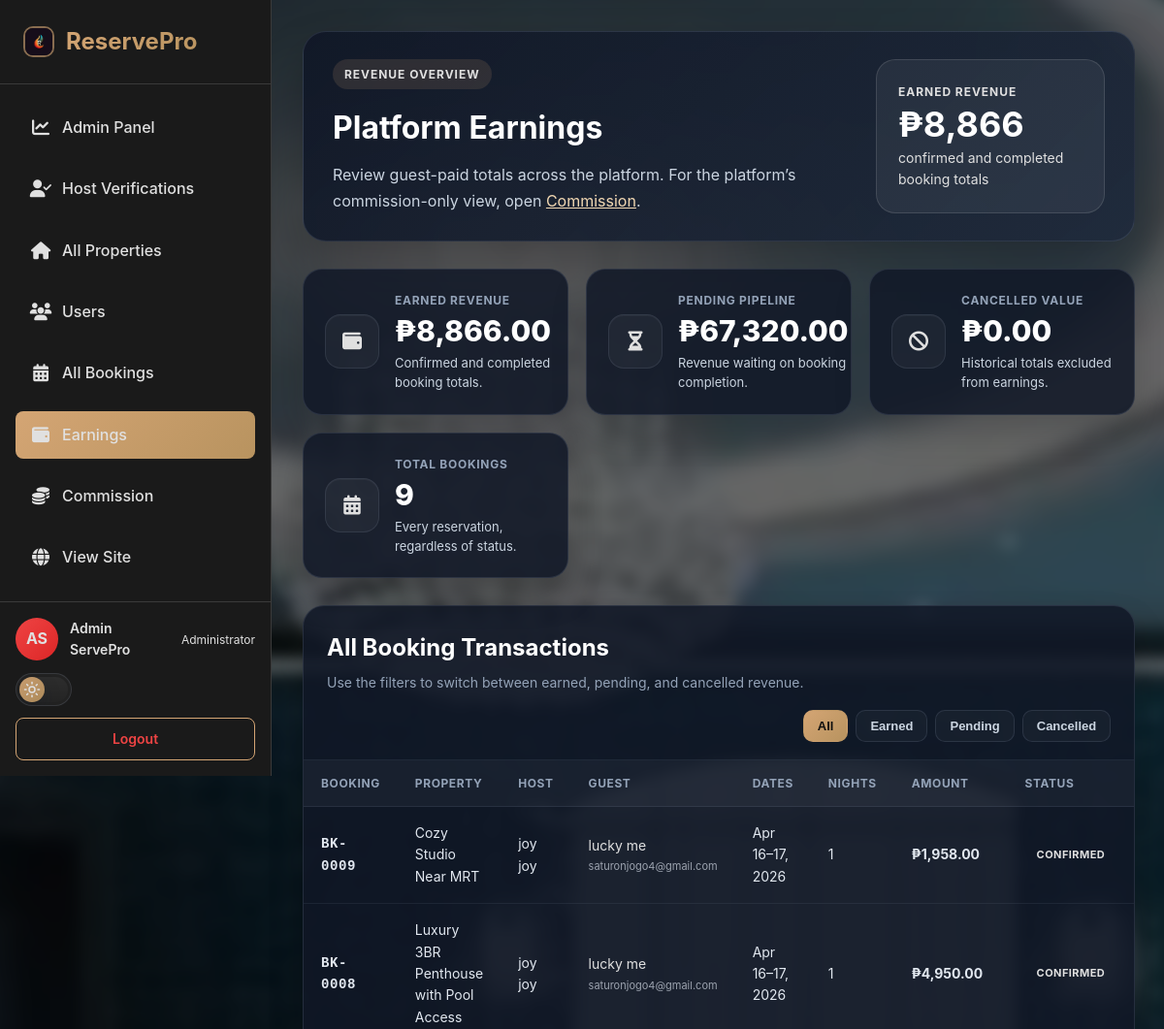
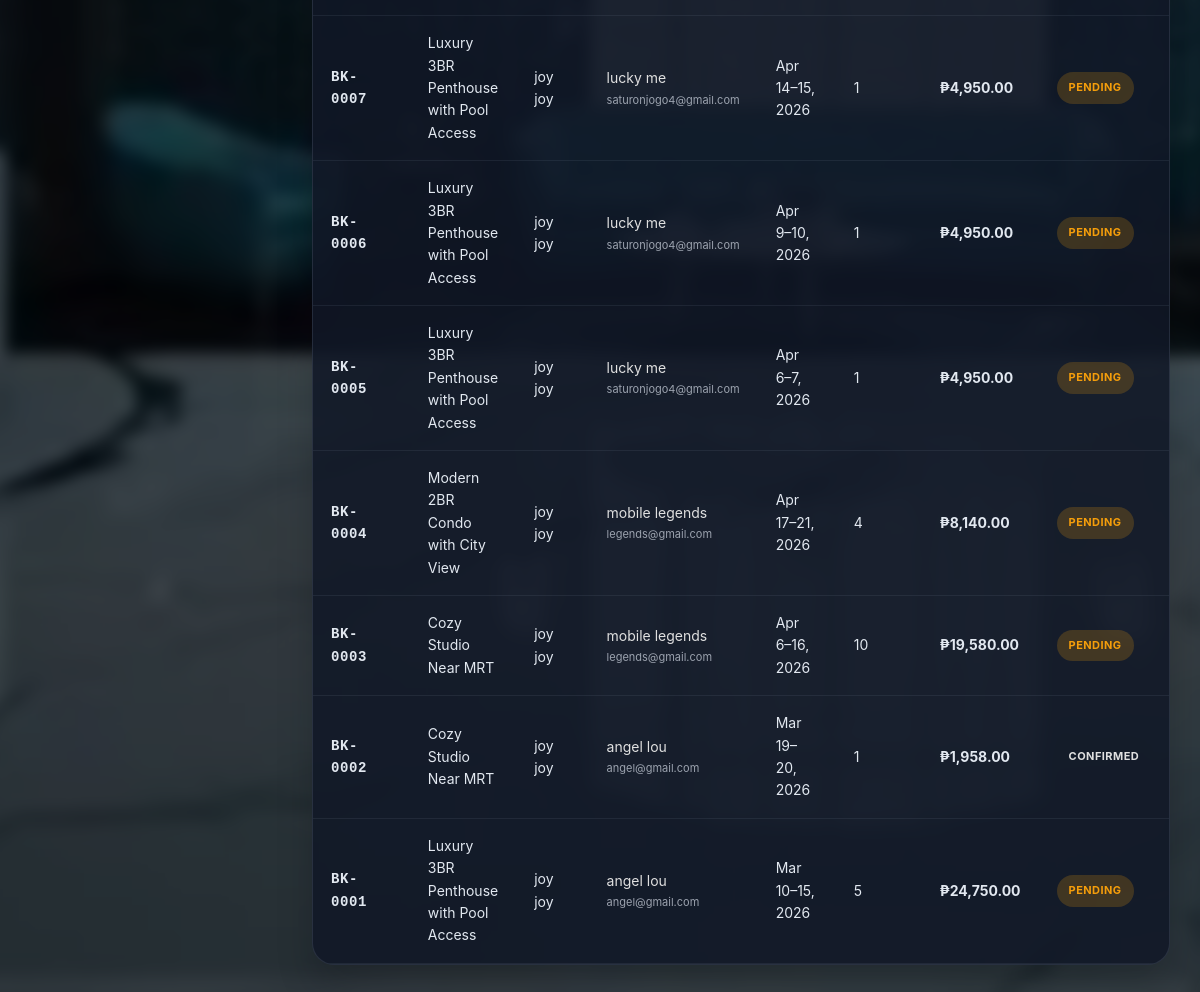
Screenshot of /admin/earnings.php (signed in) with the database file from the repository (2 pictures, top to bottom).
### tables this page shows
CREATE TABLE `users` (
  `id` int(11) NOT NULL,
  `first_name` varchar(50) NOT NULL,
  `last_name` varchar(50) NOT NULL,
  `date_of_birth` date DEFAULT NULL,
  `email` varchar(100) NOT NULL,
  `password` varchar(255) NOT NULL,
  `created_at` timestamp NOT NULL DEFAULT current_timestamp(),
  `role` enum('guest','host','admin') DEFAULT 'guest',
  `email_verified` tinyint(1) NOT NULL DEFAULT 0,
  `verification_token` varchar(100) DEFAULT NULL,
  `host_verified` tinyint(1) NOT NULL DEFAULT 0,
  `host_verification_status` enum('none','under review','approved','rejected') NOT NULL DEFAULT 'none'
);

CREATE TABLE `bookings` (
  `id` int(11) NOT NULL,
  `property_id` int(11) NOT NULL,
  `guest_id` int(11) NOT NULL,
  `check_in` date NOT NULL,
  `check_out` date NOT NULL,
  `guests` int(11) NOT NULL,
  `total_price` decimal(10,2) NOT NULL,
  `status` enum('pending','confirmed','cancelled','completed') DEFAULT 'pending',
  `booking_date` timestamp NOT NULL DEFAULT current_timestamp()
);

CREATE TABLE `properties` (
  `id` int(11) NOT NULL,
  `host_id` int(11) NOT NULL,
  `title` varchar(255) NOT NULL,
  `description` text NOT NULL,
  `property_type` enum('house','apartment','condo','villa','hotel') NOT NULL,
  `address` text NOT NULL,
  `city` varchar(100) NOT NULL,
  `country` varchar(100) NOT NULL,
  `price_per_night` decimal(10,2) NOT NULL,
  `max_guests` int(11) NOT NULL,
  `bedrooms` int(11) NOT NULL,
  `bathrooms` int(11) NOT NULL,
  `latitude` decimal(10,8) DEFAULT NULL,
  `longitude` decimal(11,8) DEFAULT NULL,
  `auto_accept_bookings` tinyint(1) NOT NULL DEFAULT 0,
  `average_rating` decimal(3,2) DEFAULT NULL,
  `review_count` int(11) NOT NULL DEFAULT 0,
  `status` enum('pending','approved','rejected','suspended','out_of_order') DEFAULT 'pending',
  `admin_notes` text DEFAULT NULL,
  `created_at` timestamp NOT NULL DEFAULT current_timestamp(),
  `updated_at` timestamp NOT NULL DEFAULT current_timestamp() ON UPDATE current_timestamp()
);

### config/session.php (called while the page is built, shortened)
<?php
function getCurrentUser() {
    $conn = getDBConnection();
    $user_id = $_SESSION['user_id'];
    $stmt = $conn->prepare("SELECT id, first_name, last_name, email, role, IFNULL(host_verified, 0) AS host_verified FROM users WHERE id = ?");
    $stmt->bind_param("i", $user_id);
    $stmt->execute();
    $result = $stmt->get_result();
    $user = $result->fetch_assoc();
    return $user;
}
?>

### admin/earnings.php (the view, shortened to what this page needs)
<?php
require_once __DIR__ . '/../config/session.php';
$user = getCurrentUser();
$conn = getDBConnection();
$result = $conn->query("
    SELECT
        b.id,
        b.booking_date,
        b.check_in,
        b.check_out,
        b.total_price,
        b.status,
        b.guests,
        p.title AS property_name,
        p.price_per_night,
        h.id AS host_id,
        h.first_name AS host_first_name,
        h.last_name AS host_last_name,
        g.first_name AS guest_first_name,
        g.last_name AS guest_last_name,
        g.email AS guest_email,
        DATEDIFF(b.check_out, b.check_in) AS nights
    FROM bookings b
    JOIN properties p ON b.property_id = p.id
    JOIN users h ON p.host_id = h.id
    JOIN users g ON b.guest_id = g.id
    ORDER BY b.booking_date DESC
");
$bookings = $result ? $result->fetch_all(MYSQLI_ASSOC) : [];
$total_earnings   = 0;
$pending_earnings = 0;
$cancelled_value  = 0;
$total_bookings     = count($bookings);
foreach ($bookings as $booking) {
    $amount = (float) $booking['total_price'];
    if ($booking['status'] === 'pending') {
        $pending_earnings += $amount;
        continue;
    }
    if ($booking['status'] === 'confirmed' || $booking['status'] === 'completed') {
        $total_earnings += $amount;
        continue;
    }
}
?>
<!DOCTYPE html>
<html lang="en">
<head>
    <link rel="stylesheet" href="../assets/css/style.css?v=25.0">
    <link rel="stylesheet" href="https://cdnjs.cloudflare.com/ajax/libs/font-awesome/6.5.2/css/all.min.css">
    <link rel="stylesheet" href="../assets/css/host-dashboard.css?v=27.2">
    <link rel="stylesheet" href="../assets/css/admin.css?v=25.4">
    <link rel="stylesheet" href="../assets/css/theme-toggle.css?v=27.5">
</head>
<body class="dashboard-page admin-page admin-clean-page admin-earnings-page">
    <div class="host-layout">
        <aside class="host-sidebar">
            <div class="sidebar-header">
                <a href="../home.php" class="sidebar-brand">
                    <?php require __DIR__ . '/../includes/brand-icon-svg.php'; ?>
                    <span>ReservePro</span>
                </a>
            </div>
            <nav class="sidebar-nav">
                <a href="dashboard.php" class="nav-item">
                    <span class="nav-icon"><i class="fa-solid fa-chart-line" aria-hidden="true"></i></span>
                    <span>Admin Panel</span>
                </a>
                <a href="host-verifications.php" class="nav-item">
                    <span class="nav-icon"><i class="fa-solid fa-user-check" aria-hidden="true"></i></span>
                    <span>Host Verifications</span>
                </a>
                <a href="properties.php" class="nav-item">
                    <span class="nav-icon"><i class="fa-solid fa-house" aria-hidden="true"></i></span>
                    <span>All Properties</span>
                </a>
                <a href="users.php" class="nav-item">
                    <span class="nav-icon"><i class="fa-solid fa-users" aria-hidden="true"></i></span>
                    <span>Users</span>
                </a>
                <a href="bookings.php" class="nav-item">
                    <span class="nav-icon"><i class="fa-solid fa-calendar-days" aria-hidden="true"></i></span>
                    <span>All Bookings</span>
                </a>
                <a href="earnings.php" class="nav-item active">
                    <span class="nav-icon"><i class="fa-solid fa-wallet" aria-hidden="true"></i></span>
                    <span>Earnings</span>
                </a>
                <a href="commission.php" class="nav-item">
                    <span class="nav-icon"><i class="fa-solid fa-coins" aria-hidden="true"></i></span>
                    <span>Commission</span>
                </a>
                <a href="../home.php" class="nav-item">
                    <span class="nav-icon"><i class="fa-solid fa-globe" aria-hidden="true"></i></span>
                    <span>View Site</span>
                </a>
            </nav>
            <div class="sidebar-footer">
                <div class="user-profile">
                    <div class="user-avatar" style="background: linear-gradient(135deg, #EF4444, #DC2626);">
                        <?php echo strtoupper(substr($user['first_name'], 0, 1) . substr($user['last_name'], 0, 1)); ?>
                    </div>
                    <div class="user-info">
                        <div class="user-name"><?php echo htmlspecialchars($user['first_name'] . ' ' . $user['last_name']); ?></div>
                        <div class="user-role">Administrator</div>
                    </div>
                </div>
                <div class="theme-toggle" style="margin-bottom: 12px;">
                    <span class="theme-toggle-icon" aria-hidden="true"></span>
                </div>
                <a href="../logout.php" class="btn-logout">Logout</a>
            </div>
        </aside>
        <main class="host-main">
            <div class="earnings-header admin-page-hero">
                <div class="admin-page-hero-content">
                    <span class="admin-page-eyebrow">Revenue Overview</span>
                    <h1>Platform Earnings</h1>
                    <p>Review guest-paid totals across the platform. For the platform’s commission-only view, open <a href="commission.php" style="color: #FDE68A; text-decoration: underline;">Commission</a>.</p>
                </div>
                <div class="admin-page-summary">
                    <span class="admin-page-summary-label">Earned Revenue</span>
                    <strong>₱<?php echo number_format($total_earnings, 0); ?></strong>
                    <span class="admin-page-summary-text">confirmed and completed booking totals</span>
                </div>
            </div>
            <div class="earnings-stats admin-metric-grid">
                <div class="earnings-stat-card admin-metric-card">
                    <div class="admin-metric-icon is-emerald"><i class="fa-solid fa-wallet" aria-hidden="true"></i></div>
                    <div class="admin-metric-copy">
                        <div class="stat-label">Earned Revenue</div>
                        <div class="stat-value">₱<?php echo number_format($total_earnings, 2); ?></div>
                        <div class="stat-change">Confirmed and completed booking totals.</div>
                    </div>
                </div>
                <div class="earnings-stat-card admin-metric-card">
                    <div class="admin-metric-icon is-amber"><i class="fa-solid fa-hourglass-half" aria-hidden="true"></i></div>
                    <div class="admin-metric-copy">
                        <div class="stat-label">Pending Pipeline</div>
                        <div class="stat-value">₱<?php echo number_format($pending_earnings, 2); ?></div>
                        <div class="stat-change">Revenue waiting on booking completion.</div>
                    </div>
                </div>
                <div class="earnings-stat-card admin-metric-card">
                    <div class="admin-metric-icon is-red"><i class="fa-solid fa-ban" aria-hidden="true"></i></div>
                    <div class="admin-metric-copy">
                        <div class="stat-label">Cancelled Value</div>
                        <div class="stat-value">₱<?php echo number_format($cancelled_value, 2); ?></div>
                        <div class="stat-change">Historical totals excluded from earnings.</div>
                    </div>
                </div>
                <div class="earnings-stat-card admin-metric-card">
                    <div class="admin-metric-icon is-sky"><i class="fa-solid fa-calendar-days" aria-hidden="true"></i></div>
                    <div class="admin-metric-copy">
                        <div class="stat-label">Total Bookings</div>
                        <div class="stat-value"><?php echo (int) $total_bookings; ?></div>
                        <div class="stat-change">Every reservation, regardless of status.</div>
                    </div>
                </div>
            </div>
            <div class="earnings-table-container admin-surface">
                <div class="table-header admin-surface-header">
                    <div>
                        <h2>All Booking Transactions</h2>
                        <p>Use the filters to switch between earned, pending, and cancelled revenue.</p>
                    </div>
                    <div class="filter-buttons">
                        <button type="button" class="filter-btn active" data-filter="all">All</button>
                        <button type="button" class="filter-btn" data-filter="earned">Earned</button>
                        <button type="button" class="filter-btn" data-filter="pending">Pending</button>
                        <button type="button" class="filter-btn" data-filter="cancelled">Cancelled</button>
                    </div>
                </div>
                <?php if (empty($bookings)): ?>
                    <div class="empty-earnings admin-empty-state">
                        <span class="admin-empty-icon"><i class="fa-solid fa-inbox" aria-hidden="true"></i></span>
                        <h3>No bookings yet</h3>
                        <p>When guests reserve properties, they will appear here with amounts and status.</p>
                    </div>
                <?php else: ?>
                    <div class="admin-scroll-x">
                        <table class="earnings-table">
                            <thead>
                                <tr>
                                    <th>Booking</th>
                                    <th>Property</th>
                                    <th>Host</th>
                                    <th>Guest</th>
                                    <th>Dates</th>
                                    <th>Nights</th>
                                    <th>Amount</th>
                                    <th>Status</th>
                                </tr>
                            </thead>
                            <tbody>
                                <?php foreach ($bookings as $b): ?>
                                    <tr data-status="<?php echo htmlspecialchars($b['status']); ?>">
                                        <td class="booking-id">BK-<?php echo str_pad((string) $b['id'], 4, '0', STR_PAD_LEFT); ?></td>
                                        <td><?php echo htmlspecialchars($b['property_name']); ?></td>
                                        <td><?php echo htmlspecialchars($b['host_first_name'] . ' ' . $b['host_last_name']); ?></td>
                                        <td>
                                            <div style="display:flex;flex-direction:column;gap:2px;">
                                                <span><?php echo htmlspecialchars($b['guest_first_name'] . ' ' . $b['guest_last_name']); ?></span>
                                                <small style="font-size:11px;color:#9CA3AF;"><?php echo htmlspecialchars($b['guest_email']); ?></small>
                                            </div>
                                        </td>
                                        <td><?php echo date('M j', strtotime($b['check_in'])) . '–' . date('j, Y', strtotime($b['check_out'])); ?></td>
                                        <td><?php echo (int) $b['nights']; ?></td>
                                        <td class="amount">₱<?php echo number_format((float) $b['total_price'], 2); ?></td>
                                        <td>
                                            <span class="status-badge status-<?php echo htmlspecialchars($b['status']); ?>">
                                                <?php echo htmlspecialchars(ucfirst($b['status'])); ?>
                                            </span>
                                        </td>
                                    </tr>
                                <?php endforeach; ?>
                            </tbody>
                        </table>
                    </div>
                <?php endif; ?>
            </div>
        </main>
    </div>
</body>
</html>

### rows the page displays
users: first_name+last_name "AS", first_name+last_name "Admin ServePro"
bookings: id "0009", property.title "Cozy Studio Near MRT", users.first_name+last_name "joy joy", guest.last_name "lucky me", guest.email "saturonjogo4@gmail.com", check_in "Apr 16", check_out "17, 2026", nights "1", total_price "1,958.00", status "CONFIRMED"
bookings: id "0008", property.title "Luxury 3BR Penthouse with Pool Access", users.first_name+last_name "joy joy", guest.last_name "lucky me", guest.email "saturonjogo4@gmail.com", check_in "Apr 16", check_out "17, 2026", nights "1", total_price "4,950.00", status "CONFIRMED"
bookings: id "0007", property.title "Luxury 3BR Penthouse with Pool Access", users.first_name+last_name "joy joy", guest.last_name "lucky me", guest.email "saturonjogo4@gmail.com", check_in "Apr 14", check_out "15, 2026", nights "1", total_price "4,950.00", status "PENDING"
bookings: id "0006", property.title "Luxury 3BR Penthouse with Pool Access", users.first_name+last_name "joy joy", guest.last_name "lucky me", guest.email "saturonjogo4@gmail.com", check_in "Apr 9", check_out "10, 2026", nights "1", total_price "4,950.00", status "PENDING"
bookings: id "0005", property.title "Luxury 3BR Penthouse with Pool Access", users.first_name+last_name "joy joy", guest.last_name "lucky me", guest.email "saturonjogo4@gmail.com", check_in "Apr 6", check_out "7, 2026", nights "1", total_price "4,950.00", status "PENDING"
bookings: id "0004", property.title "Modern 2BR Condo with City View", users.first_name+last_name "joy joy", guest.last_name "mobile legends", guest.email "legends@gmail.com", check_in "Apr 17", check_out "21, 2026", nights "4", total_price "8,140.00", status "PENDING"
bookings: id "0003", property.title "Cozy Studio Near MRT", users.first_name+last_name "joy joy", guest.last_name "mobile legends", guest.email "legends@gmail.com", check_in "Apr 6", check_out "16, 2026", nights "10", total_price "19,580.00", status "PENDING"
bookings: id "0002", property.title "Cozy Studio Near MRT", users.first_name+last_name "joy joy", guest.last_name "angel lou", guest.email "angel@gmail.com", check_in "Mar 19", check_out "20, 2026", nights "1", total_price "1,958.00", status "CONFIRMED"
bookings: id "0001", property.title "Luxury 3BR Penthouse with Pool Access", users.first_name+last_name "joy joy", guest.last_name "angel lou", guest.email "angel@gmail.com", check_in "Mar 10", check_out "15, 2026", nights "5", total_price "24,750.00", status "PENDING"

### other values shown
$total_earnings "8,866"
$total_earnings "8,866.00"
$pending_earnings "67,320.00"
$cancelled_value "0.00"
$total_bookings "9"
